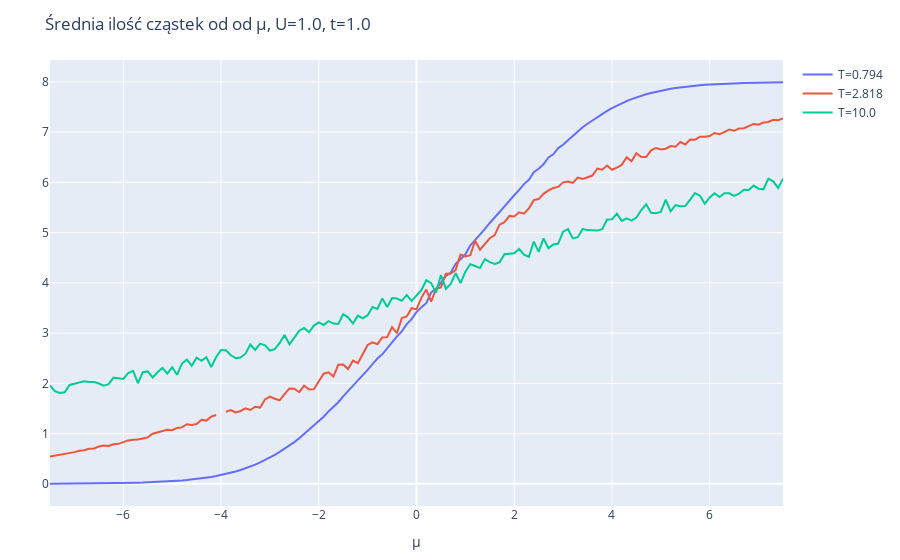

Here is the notebook cell this chart was saved with:
### Markdown cell above
Średnia ilość cząstek:

### Code cell
y_vals = avg_n

layout = Layout(
    title="Średnia ilość cząstek od od μ, U=$U, t=$t",
    xaxis_title="μ",
    yaxis_title="",
)
p = plot([scatter(x=chem_potentials, y=yval, name="T=$t") for (yval, t) in zip(y_vals, temp_range)], layout)

### Figure 1 — Plotly figure (JSON) as saved in the notebook; plotly's stock layout.template omitted (floating-point values rounded to 4 significant figures; data arrays with more than 128 entries replaced by an {"elided": "..."} marker saying what was removed)
{"data": [{"name": "T=0.794", "type": "scatter", "x": {"elided": "151 float values"}, "y": {"elided": "151 float values"}}, {"name": "T=2.818", "type": "scatter", "x": {"elided": "151 float values"}, "y": {"elided": "151 float values"}}, {"name": "T=10.0", "type": "scatter", "x": {"elided": "151 float values"}, "y": {"elided": "151 float values"}}], "layout": {"margin": {"b": 50, "l": 50, "r": 50, "t": 60}, "title": "Średnia ilość cząstek od od μ, U=1.0, t=1.0", "xaxis": {"title": {"text": "μ"}}, "yaxis": {"title": {"text": ""}}}}
